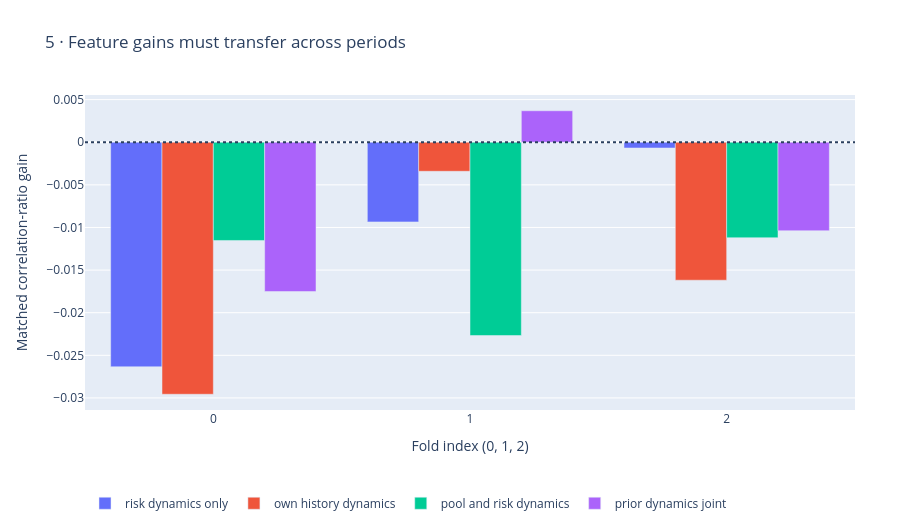

Write notebook code for a chart like this one.
### Markdown cell above
## 5 · Matched family ablations

The half-panels and risk-only control show where the full24-input recipe gains or loses. Refit comparisons are not universal causal attributions.

### Code cell
figures[4].show(renderer='plotly_mimetype')

### Figure 1 — Plotly figure (JSON) as saved in the notebook; plotly's stock layout.template omitted (floating-point values rounded to 4 significant figures)
{"data": [{"name": "risk dynamics only", "type": "bar", "x": [0, 1, 2], "y": [-0.02635, -0.009349, -0.0006755]}, {"name": "own history dynamics", "type": "bar", "x": [0, 1, 2], "y": [-0.02957, -0.003409, -0.01619]}, {"name": "pool and risk dynamics", "type": "bar", "x": [0, 1, 2], "y": [-0.01153, -0.02268, -0.0112]}, {"name": "prior dynamics joint", "type": "bar", "x": [0, 1, 2], "y": [-0.01751, 0.003694, -0.01038]}], "layout": {"height": 530, "legend": {"orientation": "h", "y": -0.25}, "margin": {"b": 115, "l": 85, "r": 45, "t": 95}, "shapes": [{"line": {"dash": "dot"}, "type": "line", "x0": 0, "x1": 1, "xref": "x domain", "y0": 0, "y1": 0, "yref": "y"}], "title": {"text": "5 · Feature gains must transfer across periods"}, "xaxis": {"title": {"text": "Fold index (0, 1, 2)"}}, "yaxis": {"title": {"text": "Matched correlation-ratio gain"}}}}
